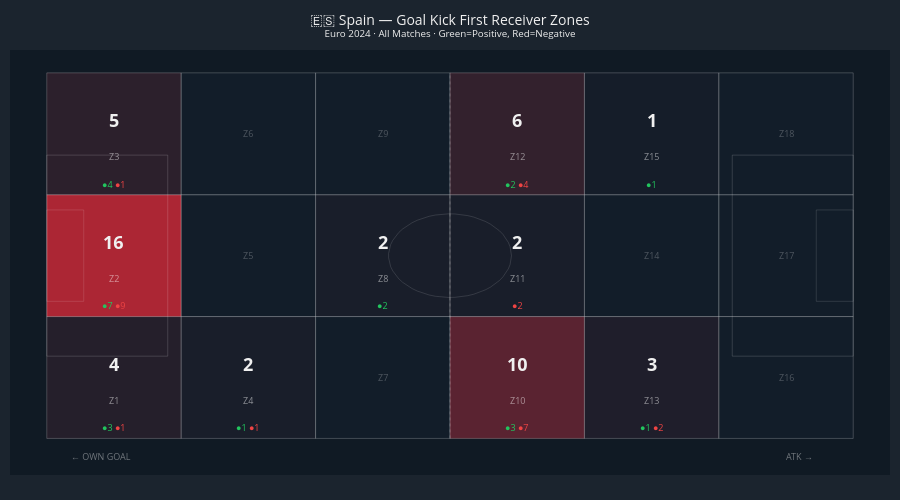

Notebook cell for this chart:
### Markdown cell above
---
## 4. Where Does the Ball Go? — 18-Zone Heatmap

Each zone shows how many times Spain's first receiver collected the ball there, plus the outcome split (🟢 positive / 🔴 negative).

### Code cell
# ══════════════════════════════════════════════════════════════
# CELL 6 — Visualisation: 18-Zone Pitch Heatmap
# ══════════════════════════════════════════════════════════════

def pitch_zone_figure_sb(zone_counts, zone_outcomes=None,
                         title='First Receiver Zones', height=480):
    """
    Build a Plotly figure showing the 18-zone pitch heatmap
    using StatsBomb coordinates (120×80).
    """
    fig = go.Figure()
    
    max_count = max(zone_counts.values()) if zone_counts else 1
    
    SB_X_EDGES = [0, 20, 40, 60, 80, 100, 120]
    SB_Y_EDGES = [0, 26.67, 53.33, 80]
    
    for zone_num in range(1, 19):
        row = (zone_num - 1) // 3
        col = (zone_num - 1) % 3
        
        x0 = SB_X_EDGES[row]
        x1 = SB_X_EDGES[row + 1]
        y0 = SB_Y_EDGES[col]
        y1 = SB_Y_EDGES[col + 1]
        
        count = zone_counts.get(zone_num, 0)
        intensity = count / max_count if max_count else 0
        
        # Zone fill: dark navy → warm red based on frequency
        fill_r = int(27 + (200 - 27) * intensity)
        fill_g = int(40 + (40 - 40) * intensity)
        fill_b = int(56 + (56 - 56) * intensity)
        fill_a = 0.25 + 0.6 * intensity
        fill_color = f'rgba({fill_r},{fill_g},{fill_b},{fill_a})'
        
        # Rectangle
        fig.add_shape(
            type='rect', x0=x0, x1=x1, y0=y0, y1=y1,
            line=dict(color='rgba(255,255,255,0.2)', width=1),
            fillcolor=fill_color,
            layer='below',
        )
        
        cx = (x0 + x1) / 2
        cy = (y0 + y1) / 2
        
        if count > 0:
            # Count
            fig.add_annotation(
                x=cx, y=cy + 3,
                text=f'<b>{count}</b>',
                showarrow=False,
                font=dict(size=18, color='#f0f0f0'),
            )
            # Zone label
            fig.add_annotation(
                x=cx, y=cy - 5,
                text=f'Z{zone_num}',
                showarrow=False,
                font=dict(size=9, color='rgba(255,255,255,0.5)'),
            )
            # Outcome dots
            if zone_outcomes and zone_num in zone_outcomes:
                oc = zone_outcomes[zone_num]
                pos_n = oc.get('positive', 0)
                neg_n = oc.get('negative', 0)
                dots = []
                if pos_n > 0:
                    dots.append(f"<span style='color:{C_POS}'>●{pos_n}</span>")
                if neg_n > 0:
                    dots.append(f"<span style='color:{C_NEG}'>●{neg_n}</span>")
                if dots:
                    fig.add_annotation(
                        x=cx, y=cy - 11,
                        text=' '.join(dots),
                        showarrow=False,
                        font=dict(size=9),
                    )
        else:
            fig.add_annotation(
                x=cx, y=cy,
                text=f'Z{zone_num}',
                showarrow=False,
                font=dict(size=9, color='rgba(255,255,255,0.25)'),
            )
    
    # ── Pitch markings ──
    # Halfway line
    fig.add_shape(type='line', x0=60, x1=60, y0=0, y1=80,
                  line=dict(color='rgba(255,255,255,0.2)', width=1, dash='dot'))
    # Centre circle
    import numpy as np
    theta = np.linspace(0, 2*np.pi, 60)
    cx_c, cy_c, r = 60, 40, 9.15
    fig.add_trace(go.Scatter(
        x=cx_c + r * np.cos(theta), y=cy_c + r * np.sin(theta),
        mode='lines', line=dict(color='rgba(255,255,255,0.12)', width=1),
        showlegend=False, hoverinfo='skip',
    ))
    # Penalty areas
    # Left (own)
    fig.add_shape(type='rect', x0=0, x1=18, y0=18, y1=62,
                  line=dict(color='rgba(255,255,255,0.15)', width=1))
    fig.add_shape(type='rect', x0=0, x1=5.5, y0=30, y1=50,
                  line=dict(color='rgba(255,255,255,0.12)', width=1))
    # Right (opponent)
    fig.add_shape(type='rect', x0=102, x1=120, y0=18, y1=62,
                  line=dict(color='rgba(255,255,255,0.15)', width=1))
    fig.add_shape(type='rect', x0=114.5, x1=120, y0=30, y1=50,
                  line=dict(color='rgba(255,255,255,0.12)', width=1))
    
    # Direction arrows
    fig.add_annotation(x=112, y=-4, text='ATK →', showarrow=False,
                       font=dict(size=9, color='rgba(255,255,255,0.4)'))
    fig.add_annotation(x=8, y=-4, text='← OWN GOAL', showarrow=False,
                       font=dict(size=9, color='rgba(255,255,255,0.4)'))
    
    fig.update_layout(
        title=dict(text=title, font=dict(size=14, color='#f0f0f0'), x=0.5),
        xaxis=dict(range=[-3, 123], showgrid=False, zeroline=False,
                   showticklabels=False, fixedrange=True),
        yaxis=dict(range=[-8, 85], showgrid=False, zeroline=False,
                   showticklabels=False, fixedrange=True,
                   scaleanchor='x', scaleratio=0.68),
        plot_bgcolor='rgba(15,25,35,0.85)',
        paper_bgcolor=C_BG,
        margin=dict(l=10, r=10, t=50, b=25),
        height=height,
        showlegend=False,
    )
    return fig


fig2 = pitch_zone_figure_sb(
    zone_counts,
    zone_outcomes,
    title='🇪🇸 Spain — Goal Kick First Receiver Zones<br><sup>Euro 2024 · All Matches · Green=Positive, Red=Negative</sup>',
    height=500,
)
fig2.show()

### Figure 1 — Plotly figure (JSON) as saved in the notebook; plotly's stock layout.template omitted (floating-point values rounded to 4 significant figures)
{"data": [{"hoverinfo": "skip", "line": {"color": "rgba(255,255,255,0.12)", "width": 1}, "mode": "lines", "showlegend": false, "type": "scatter", "x": [69.15, 69.1, 68.94, 68.69, 68.33, 67.88, 67.34, 66.72, 66.03, 65.26, 64.43, 63.56, 62.64, 61.7, 60.73, 59.76, 58.79, 57.83, 56.9, 56.0, 55.15, 54.35, 53.62, 52.96, 52.38, 51.88, 51.48, 51.17, 50.97, 50.86, 50.86, 50.97, 51.17, 51.48, 51.88, 52.38, 52.96, 53.62, 54.35, 55.15, 56.0, 56.9, 57.83, 58.79, 59.76, 60.73, 61.7, 62.64, 63.56, 64.43, 65.26, 66.03, 66.72, 67.34, 67.88, 68.33, 68.69, 68.94, 69.1, 69.15], "y": [40.0, 40.97, 41.93, 42.87, 43.78, 44.65, 45.46, 46.21, 46.89, 47.49, 48.0, 48.43, 48.76, 48.99, 49.12, 49.15, 49.07, 48.89, 48.61, 48.23, 47.76, 47.2, 46.56, 45.84, 45.06, 44.22, 43.33, 42.41, 41.46, 40.49, 39.51, 38.54, 37.59, 36.67, 35.78, 34.94, 34.16, 33.44, 32.8, 32.24, 31.77, 31.39, 31.11, 30.93, 30.85, 30.88, 31.01, 31.24, 31.57, 32.0, 32.51, 33.11, 33.79, 34.54, 35.35, 36.22, 37.13, 38.07, 39.03, 40.0]}], "layout": {"annotations": [{"font": {"color": "#f0f0f0", "size": 18}, "showarrow": false, "text": "<b>4</b>", "x": 10, "y": 16.34}, {"font": {"color": "rgba(255,255,255,0.5)", "size": 9}, "showarrow": false, "text": "Z1", "x": 10, "y": 8.335}, {"font": {"size": 9}, "showarrow": false, "text": "<span style='color:#22c55e'>●3</span> <span style='color:#ef4444'>●1</span>", "x": 10, "y": 2.335}, {"font": {"color": "#f0f0f0", "size": 18}, "showarrow": false, "text": "<b>16</b>", "x": 10, "y": 43}, {"font": {"color": "rgba(255,255,255,0.5)", "size": 9}, "showarrow": false, "text": "Z2", "x": 10, "y": 35}, {"font": {"size": 9}, "showarrow": false, "text": "<span style='color:#22c55e'>●7</span> <span style='color:#ef4444'>●9</span>", "x": 10, "y": 29}, {"font": {"color": "#f0f0f0", "size": 18}, "showarrow": false, "text": "<b>5</b>", "x": 10, "y": 69.66}, {"font": {"color": "rgba(255,255,255,0.5)", "size": 9}, "showarrow": false, "text": "Z3", "x": 10, "y": 61.66}, {"font": {"size": 9}, "showarrow": false, "text": "<span style='color:#22c55e'>●4</span> <span style='color:#ef4444'>●1</span>", "x": 10, "y": 55.66}, {"font": {"color": "#f0f0f0", "size": 18}, "showarrow": false, "text": "<b>2</b>", "x": 30, "y": 16.34}, {"font": {"color": "rgba(255,255,255,0.5)", "size": 9}, "showarrow": false, "text": "Z4", "x": 30, "y": 8.335}, {"font": {"size": 9}, "showarrow": false, "text": "<span style='color:#22c55e'>●1</span> <span style='color:#ef4444'>●1</span>", "x": 30, "y": 2.335}, {"font": {"color": "rgba(255,255,255,0.25)", "size": 9}, "showarrow": false, "text": "Z5", "x": 30, "y": 40}, {"font": {"color": "rgba(255,255,255,0.25)", "size": 9}, "showarrow": false, "text": "Z6", "x": 30, "y": 66.66}, {"font": {"color": "rgba(255,255,255,0.25)", "size": 9}, "showarrow": false, "text": "Z7", "x": 50, "y": 13.34}, {"font": {"color": "#f0f0f0", "size": 18}, "showarrow": false, "text": "<b>2</b>", "x": 50, "y": 43}, {"font": {"color": "rgba(255,255,255,0.5)", "size": 9}, "showarrow": false, "text": "Z8", "x": 50, "y": 35}, {"font": {"size": 9}, "showarrow": false, "text": "<span style='color:#22c55e'>●2</span>", "x": 50, "y": 29}, {"font": {"color": "rgba(255,255,255,0.25)", "size": 9}, "showarrow": false, "text": "Z9", "x": 50, "y": 66.66}, {"font": {"color": "#f0f0f0", "size": 18}, "showarrow": false, "text": "<b>10</b>", "x": 70, "y": 16.34}, {"font": {"color": "rgba(255,255,255,0.5)", "size": 9}, "showarrow": false, "text": "Z10", "x": 70, "y": 8.335}, {"font": {"size": 9}, "showarrow": false, "text": "<span style='color:#22c55e'>●3</span> <span style='color:#ef4444'>●7</span>", "x": 70, "y": 2.335}, {"font": {"color": "#f0f0f0", "size": 18}, "showarrow": false, "text": "<b>2</b>", "x": 70, "y": 43}, {"font": {"color": "rgba(255,255,255,0.5)", "size": 9}, "showarrow": false, "text": "Z11", "x": 70, "y": 35}, {"font": {"size": 9}, "showarrow": false, "text": "<span style='color:#ef4444'>●2</span>", "x": 70, "y": 29}, {"font": {"color": "#f0f0f0", "size": 18}, "showarrow": false, "text": "<b>6</b>", "x": 70, "y": 69.66}, {"font": {"color": "rgba(255,255,255,0.5)", "size": 9}, "showarrow": false, "text": "Z12", "x": 70, "y": 61.66}, {"font": {"size": 9}, "showarrow": false, "text": "<span style='color:#22c55e'>●2</span> <span style='color:#ef4444'>●4</span>", "x": 70, "y": 55.66}, {"font": {"color": "#f0f0f0", "size": 18}, "showarrow": false, "text": "<b>3</b>", "x": 90, "y": 16.34}, {"font": {"color": "rgba(255,255,255,0.5)", "size": 9}, "showarrow": false, "text": "Z13", "x": 90, "y": 8.335}, {"font": {"size": 9}, "showarrow": false, "text": "<span style='color:#22c55e'>●1</span> <span style='color:#ef4444'>●2</span>", "x": 90, "y": 2.335}, {"font": {"color": "rgba(255,255,255,0.25)", "size": 9}, "showarrow": false, "text": "Z14", "x": 90, "y": 40}, {"font": {"color": "#f0f0f0", "size": 18}, "showarrow": false, "text": "<b>1</b>", "x": 90, "y": 69.66}, {"font": {"color": "rgba(255,255,255,0.5)", "size": 9}, "showarrow": false, "text": "Z15", "x": 90, "y": 61.66}, {"font": {"size": 9}, "showarrow": false, "text": "<span style='color:#22c55e'>●1</span>", "x": 90, "y": 55.66}, {"font": {"color": "rgba(255,255,255,0.25)", "size": 9}, "showarrow": false, "text": "Z16", "x": 110, "y": 13.34}, {"font": {"color": "rgba(255,255,255,0.25)", "size": 9}, "showarrow": false, "text": "Z17", "x": 110, "y": 40}, {"font": {"color": "rgba(255,255,255,0.25)", "size": 9}, "showarrow": false, "text": "Z18", "x": 110, "y": 66.66}, {"font": {"color": "rgba(255,255,255,0.4)", "size": 9}, "showarrow": false, "text": "ATK →", "x": 112, "y": -4}, {"font": {"color": "rgba(255,255,255,0.4)", "size": 9}, "showarrow": false, "text": "← OWN GOAL", "x": 8, "y": -4}], "height": 500, "margin": {"b": 25, "l": 10, "r": 10, "t": 50}, "paper_bgcolor": "rgba(15,25,35,0.95)", "plot_bgcolor": "rgba(15,25,35,0.85)", "shapes": [{"fillcolor": "rgba(70,40,56,0.4)", "layer": "below", "line": {"color": "rgba(255,255,255,0.2)", "width": 1}, "type": "rect", "x0": 0, "x1": 20, "y0": 0, "y1": 26.67}, {"fillcolor": "rgba(200,40,56,0.85)", "layer": "below", "line": {"color": "rgba(255,255,255,0.2)", "width": 1}, "type": "rect", "x0": 0, "x1": 20, "y0": 26.67, "y1": 53.33}, {"fillcolor": "rgba(81,40,56,0.4375)", "layer": "below", "line": {"color": "rgba(255,255,255,0.2)", "width": 1}, "type": "rect", "x0": 0, "x1": 20, "y0": 53.33, "y1": 80}, {"fillcolor": "rgba(48,40,56,0.325)", "layer": "below", "line": {"color": "rgba(255,255,255,0.2)", "width": 1}, "type": "rect", "x0": 20, "x1": 40, "y0": 0, "y1": 26.67}, {"fillcolor": "rgba(27,40,56,0.25)", "layer": "below", "line": {"color": "rgba(255,255,255,0.2)", "width": 1}, "type": "rect", "x0": 20, "x1": 40, "y0": 26.67, "y1": 53.33}, {"fillcolor": "rgba(27,40,56,0.25)", "layer": "below", "line": {"color": "rgba(255,255,255,0.2)", "width": 1}, "type": "rect", "x0": 20, "x1": 40, "y0": 53.33, "y1": 80}, {"fillcolor": "rgba(27,40,56,0.25)", "layer": "below", "line": {"color": "rgba(255,255,255,0.2)", "width": 1}, "type": "rect", "x0": 40, "x1": 60, "y0": 0, "y1": 26.67}, {"fillcolor": "rgba(48,40,56,0.325)", "layer": "below", "line": {"color": "rgba(255,255,255,0.2)", "width": 1}, "type": "rect", "x0": 40, "x1": 60, "y0": 26.67, "y1": 53.33}, {"fillcolor": "rgba(27,40,56,0.25)", "layer": "below", "line": {"color": "rgba(255,255,255,0.2)", "width": 1}, "type": "rect", "x0": 40, "x1": 60, "y0": 53.33, "y1": 80}, {"fillcolor": "rgba(135,40,56,0.625)", "layer": "below", "line": {"color": "rgba(255,255,255,0.2)", "width": 1}, "type": "rect", "x0": 60, "x1": 80, "y0": 0, "y1": 26.67}, {"fillcolor": "rgba(48,40,56,0.325)", "layer": "below", "line": {"color": "rgba(255,255,255,0.2)", "width": 1}, "type": "rect", "x0": 60, "x1": 80, "y0": 26.67, "y1": 53.33}, {"fillcolor": "rgba(91,40,56,0.475)", "layer": "below", "line": {"color": "rgba(255,255,255,0.2)", "width": 1}, "type": "rect", "x0": 60, "x1": 80, "y0": 53.33, "y1": 80}, {"fillcolor": "rgba(59,40,56,0.3625)", "layer": "below", "line": {"color": "rgba(255,255,255,0.2)", "width": 1}, "type": "rect", "x0": 80, "x1": 100, "y0": 0, "y1": 26.67}, {"fillcolor": "rgba(27,40,56,0.25)", "layer": "below", "line": {"color": "rgba(255,255,255,0.2)", "width": 1}, "type": "rect", "x0": 80, "x1": 100, "y0": 26.67, "y1": 53.33}, {"fillcolor": "rgba(37,40,56,0.2875)", "layer": "below", "line": {"color": "rgba(255,255,255,0.2)", "width": 1}, "type": "rect", "x0": 80, "x1": 100, "y0": 53.33, "y1": 80}, {"fillcolor": "rgba(27,40,56,0.25)", "layer": "below", "line": {"color": "rgba(255,255,255,0.2)", "width": 1}, "type": "rect", "x0": 100, "x1": 120, "y0": 0, "y1": 26.67}, {"fillcolor": "rgba(27,40,56,0.25)", "layer": "below", "line": {"color": "rgba(255,255,255,0.2)", "width": 1}, "type": "rect", "x0": 100, "x1": 120, "y0": 26.67, "y1": 53.33}, {"fillcolor": "rgba(27,40,56,0.25)", "layer": "below", "line": {"color": "rgba(255,255,255,0.2)", "width": 1}, "type": "rect", "x0": 100, "x1": 120, "y0": 53.33, "y1": 80}, {"line": {"color": "rgba(255,255,255,0.2)", "dash": "dot", "width": 1}, "type": "line", "x0": 60, "x1": 60, "y0": 0, "y1": 80}, {"line": {"color": "rgba(255,255,255,0.15)", "width": 1}, "type": "rect", "x0": 0, "x1": 18, "y0": 18, "y1": 62}, {"line": {"color": "rgba(255,255,255,0.12)", "width": 1}, "type": "rect", "x0": 0, "x1": 5.5, "y0": 30, "y1": 50}, {"line": {"color": "rgba(255,255,255,0.15)", "width": 1}, "type": "rect", "x0": 102, "x1": 120, "y0": 18, "y1": 62}, {"line": {"color": "rgba(255,255,255,0.12)", "width": 1}, "type": "rect", "x0": 114.5, "x1": 120, "y0": 30, "y1": 50}], "showlegend": false, "title": {"font": {"color": "#f0f0f0", "size": 14}, "text": "🇪🇸 Spain — Goal Kick First Receiver Zones<br><sup>Euro 2024 · All Matches · Green=Positive, Red=Negative</sup>", "x": 0.5}, "xaxis": {"fixedrange": true, "range": [-3, 123], "showgrid": false, "showticklabels": false, "zeroline": false}, "yaxis": {"fixedrange": true, "range": [-8, 85], "scaleanchor": "x", "scaleratio": 0.68, "showgrid": false, "showticklabels": false, "zeroline": false}}}
